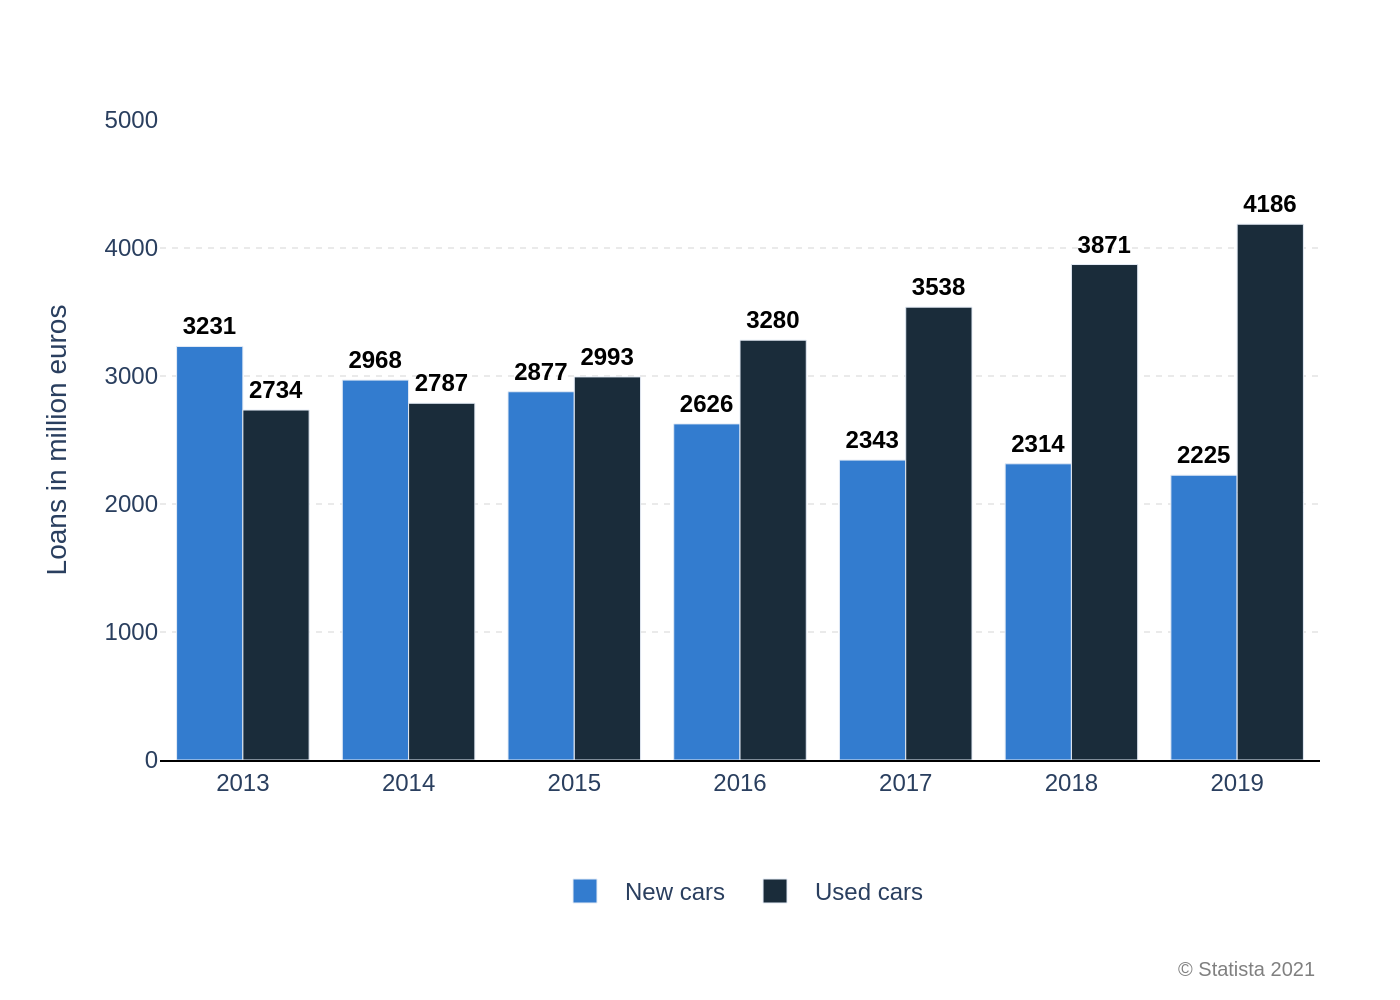

Write the Python code that produced this figure.
import sys
import json
import plotly.graph_objects as go

if len(sys.argv) != 2:
    print("Usage: python <script_name>.py <json_file_path>")
    sys.exit(1)

json_file_path = sys.argv[1]

try:
    with open(json_file_path, 'r', encoding='utf-8') as f:
        config = json.load(f)
except (FileNotFoundError, json.JSONDecodeError) as e:
    print(f"Error loading JSON file: {e}")
    sys.exit(1)

fig = go.Figure()

for i, series in enumerate(config.get('chart_data', [])):
    fig.add_trace(go.Bar(
        x=config.get('categories', []),
        y=series.get('data', []),
        name=series.get('name', ''),
        marker_color=config.get('colors', [])[i % len(config.get('colors', [None]))],
        text=series.get('data', []),
        textposition='outside',
        texttemplate='<b>%{text}</b>',
        cliponaxis=False,
        textfont=dict(family='Arial', size=12, color='black')
    ))

texts = config.get('texts', {})
title_text = texts.get('title')
subtitle_text = texts.get('subtitle')
full_title = ''
if title_text:
    full_title += f"<b>{title_text}</b>"
    if subtitle_text:
        full_title += f"<br><sub>{subtitle_text}</sub>"
elif subtitle_text:
    full_title = f"<sub>{subtitle_text}</sub>"

source_text = texts.get('source', '')

fig.update_layout(
    barmode='group',
    font=dict(family="Arial", size=12),
    title=dict(
        text=full_title,
        x=0.05,
        y=0.95,
        xanchor='left',
        yanchor='top'
    ),
    xaxis=dict(
        title_text=texts.get('x_axis_title'),
        showline=True,
        linewidth=1,
        linecolor='black',
        tickfont=dict(size=12)
    ),
    yaxis=dict(
        title_text=texts.get('y_axis_title'),
        range=[0, 5000],
        dtick=1000,
        gridcolor='#EAEAEA',
        griddash='dot',
        zeroline=False,
        tickfont=dict(size=12)
    ),
    legend=dict(
        orientation="h",
        yanchor="bottom",
        y=-0.25,
        xanchor="center",
        x=0.5
    ),
    plot_bgcolor='white',
    paper_bgcolor='white',
    margin=dict(t=60, b=120, l=80, r=40)
)

if source_text:
    fig.add_annotation(
        text=source_text,
        showarrow=False,
        xref='paper',
        yref='paper',
        x=1,
        y=-0.35,
        xanchor='right',
        yanchor='bottom',
        align='right',
        font=dict(size=10, color='grey')
    )

output_path = json_file_path.rsplit('.', 1)[0] + '.png'
fig.write_image(output_path, scale=2)
print(f"Image saved to {output_path}")
